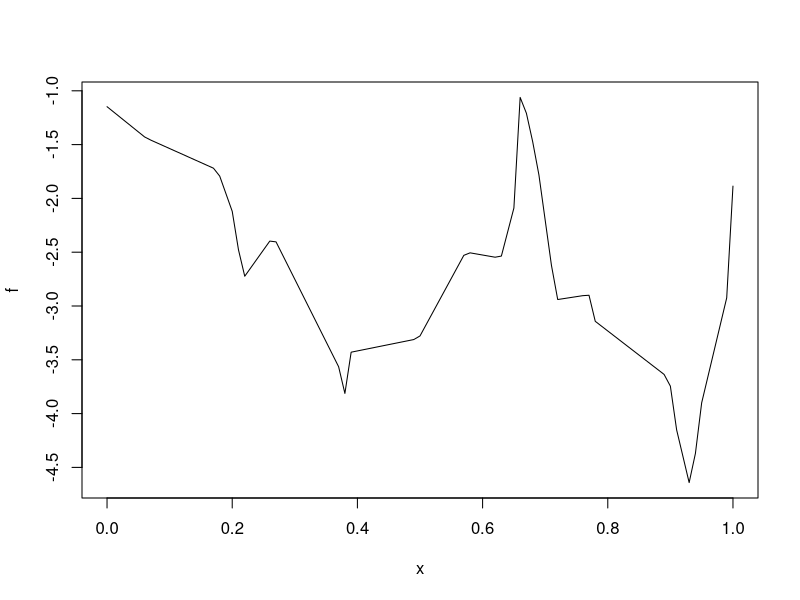
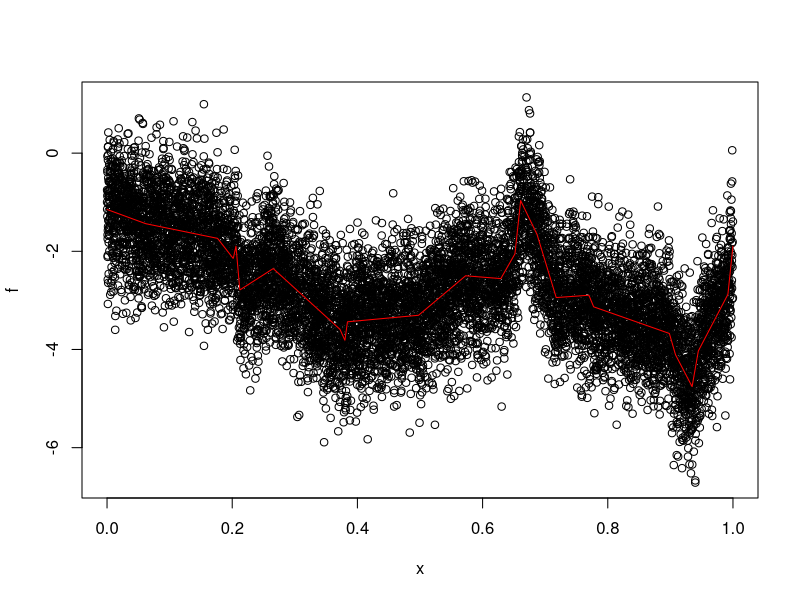
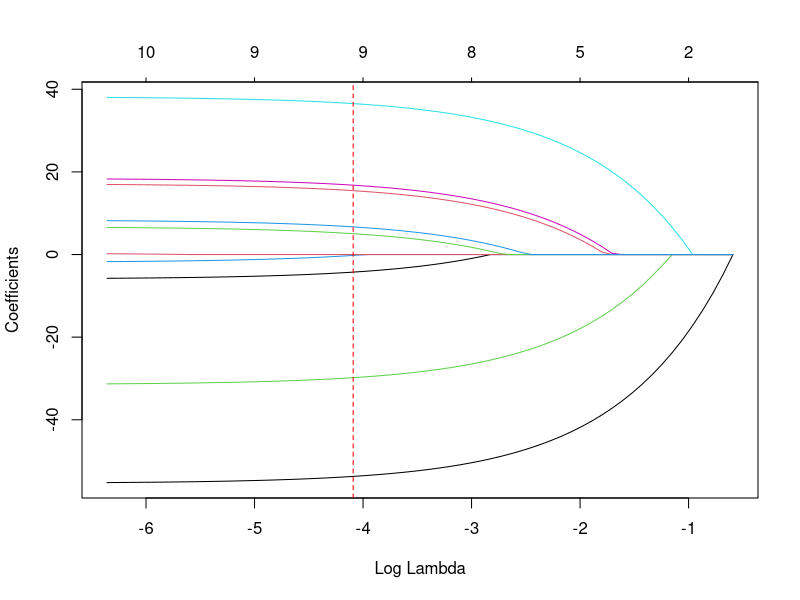
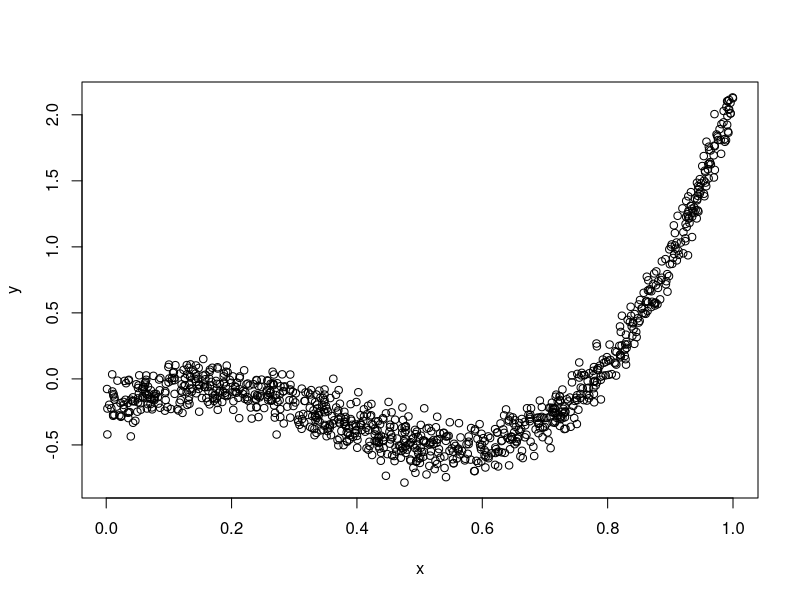
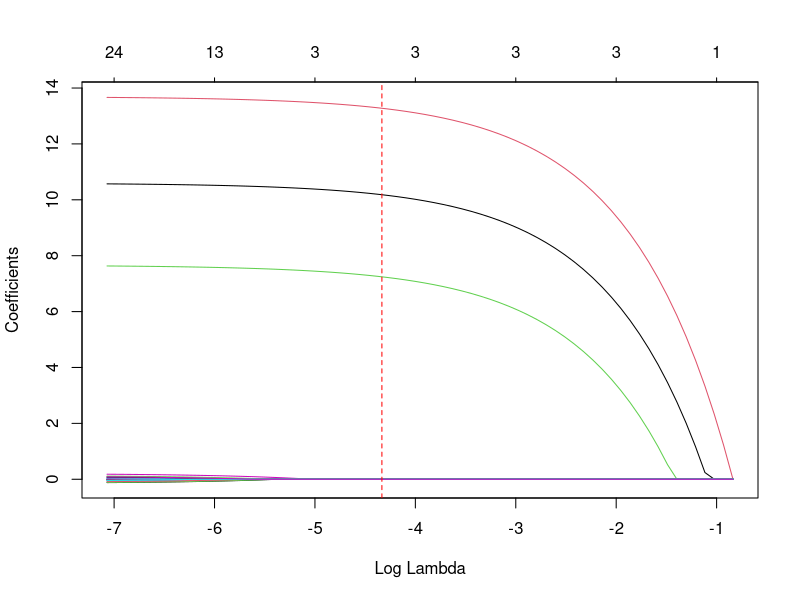
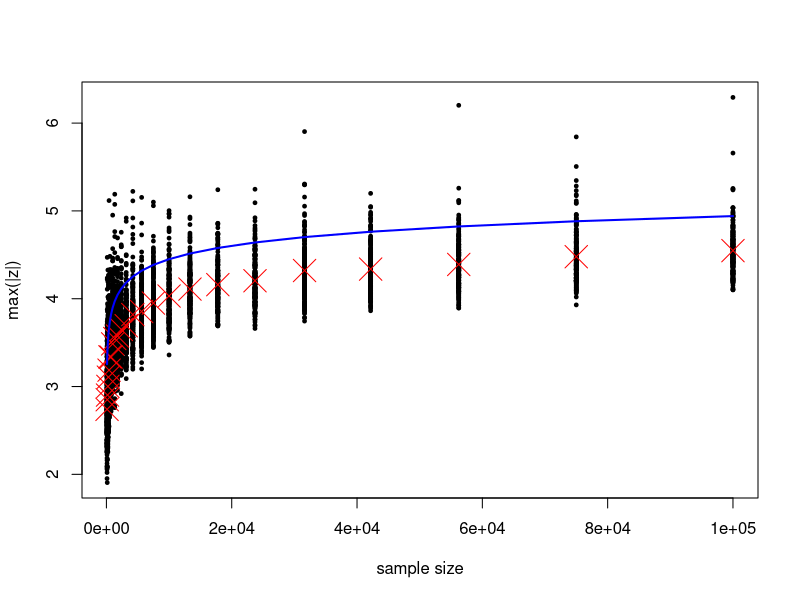

Here is the R script that generated these plots, in order:
library(glmnet)

# Independent design matrix (dense model)
set.seed(1)
d <- 25
bpoints <- c(0,sort(runif(d-2)),1)
bvals <- cumsum(rnorm(d))
f <- approxfun(bpoints, bvals)
plot(f)

n <- 10000
x <- sort(runif(n))
eps <- rnorm(n,sd=0.75)
y <- f(x) + eps

plot(f,ylim=range(y))
points(x,y)
lines(x,f(x),col="red")

X <- poly(x,degree=10)
round(t(X) %*% X,4)

coff <- log(2*max(abs(t(X) %*% eps)) / sqrt(n))
out <- glmnet(X,y)

plot(out, xvar="lambda")
abline(v=coff,lty="dashed",col='red')

# Independent design matrix (sparse model)
set.seed(1)
d <- 25
s <- 3
n <- 1000
x <- sort(runif(n))
X <- poly(x,degree=d)
beta <- rep(0, d)
beta[1:s] <- runif(s) * 20
beta

eps <- rnorm(n,sd=0.1)
y <- X %*% beta + eps
plot(x,y)

coff <- log(2*max(abs(t(X) %*% eps)) / sqrt(n))
out <- glmnet(X,y)

plot(out, xvar="lambda")
abline(v=coff,lty="dashed",col='red')

# Empirical process part
nvals <- round(exp(seq(log(1e2),log(1e5),length.out=25)))

k <- 200
output <- vector("list", length(nvals))
for (i in 1:length(nvals)) {
  z <- matrix(rnorm(nvals[i]*k),ncol=k)
  output[[i]] <- apply(abs(z), 2, max)
}

dat <- cbind(rep(nvals, each=k),unlist(output))

plot(dat[,1], dat[,2], pch=19, cex=0.5, xlab="sample size", ylab="max(|z|)")
points(nvals, sapply(output,mean), cex=3, pch=4L,col="red")
lines(dat[,1], sqrt(2 * log(2*dat[,1])), col="blue", lwd=2)













